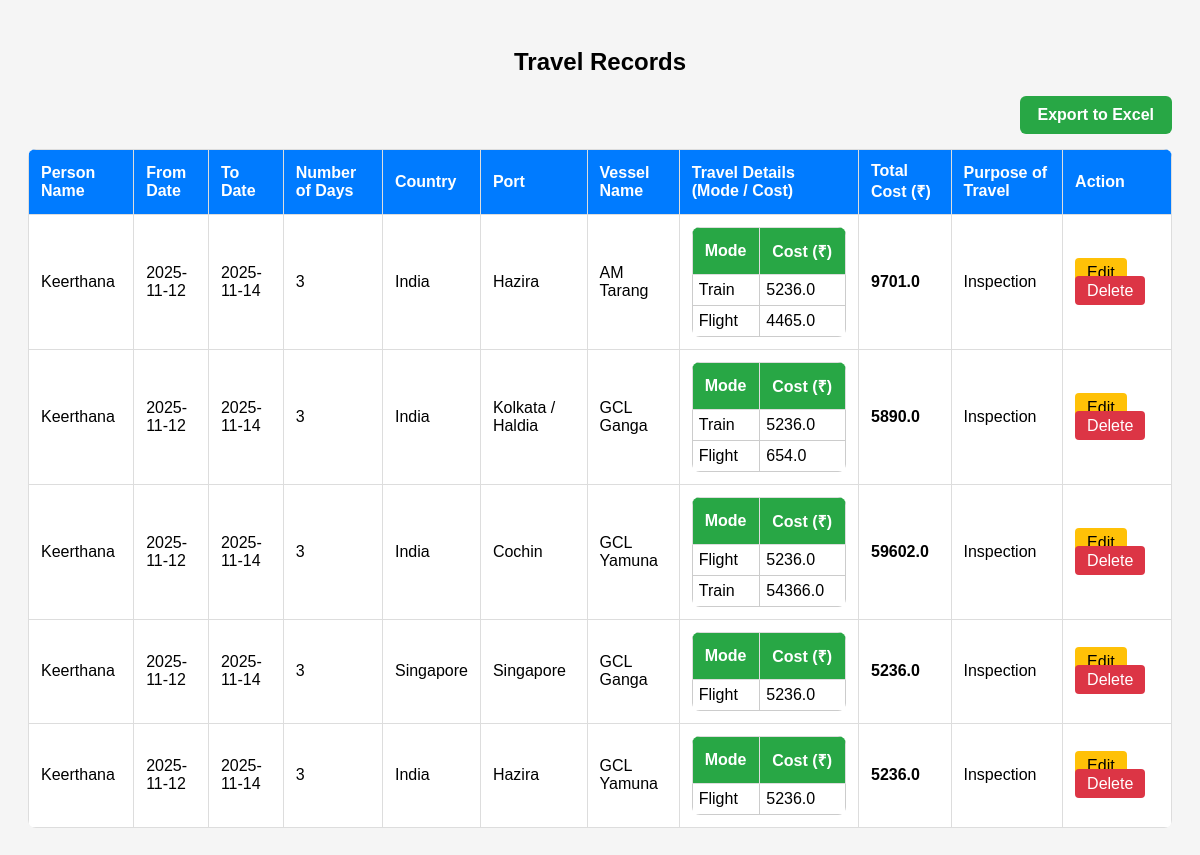
Page /records on the committed database.
### tables this page shows
CREATE TABLE travel_details (
            id INTEGER PRIMARY KEY AUTOINCREMENT,
            person_name TEXT,
            from_date TEXT,
            to_date TEXT,
            place TEXT,
            vessel TEXT,
            purpose TEXT
        , days INTEGER DEFAULT 0, country TEXT DEFAULT '', port TEXT DEFAULT '', total_cost REAL DEFAULT 0);

CREATE TABLE transport_details (
            id INTEGER PRIMARY KEY AUTOINCREMENT,
            travel_id INTEGER,
            mode TEXT,
            cost REAL
        );

### appp.py (the view)
@app.route("/records")
def records():
    conn = sqlite3.connect("travel.db")
    cursor = conn.cursor()
    cursor.execute("SELECT * FROM travel_details")
    rows = cursor.fetchall()
    records = []
    for row in rows:
        id = row[0]
        cursor.execute("SELECT mode, cost FROM transport_details WHERE travel_id=?", (id,))
        transport = cursor.fetchall()
        records.append({
            "id": row[0],
            "person_name": row[1],
            "from_date": row[2],
            "to_date": row[3],
            "days": row[7],
            "country": row[8],
            "port": row[9],
            "vessel": row[5],
            "purpose": row[6],
            "place": row[4],  # not shown in table but preserved
            "total_cost": row[10],
            "transport": transport
        })
    conn.close()
    return render_template("table.html", records=records)

### templates/table.html (shortened to what this page needs)
<!DOCTYPE html>
<html>
<head>
</head>
<body>
<h2>Travel Records</h2>
<div class="top-bar">
    <a href="/export" class="export-btn">Export to Excel</a>
</div>
<table>
    <tr>
        <th>Person Name</th>
        <th>From Date</th>
        <th>To Date</th>
        <th>Number of Days</th>
        <th>Country</th>
        <th>Port</th>
        <th>Vessel Name</th>
        <th>Travel Details (Mode / Cost)</th>
        <th>Total Cost (₹)</th>
        <th>Purpose of Travel</th>
        <th>Action</th>
    </tr>
    {% for row in records %}
    <tr>
        <td>{{ row.person_name }}</td>
        <td>{{ row.from_date }}</td>
        <td>{{ row.to_date }}</td>
        <td>{{ row.days }}</td>
        <td>{{ row.country }}</td>
        <td>{{ row.port }}</td>
        <td>{{ row.vessel }}</td>
        <td>
            <table class="small-table">
                <tr>
                    <th>Mode</th>
                    <th>Cost (₹)</th>
                </tr>
                {% for mode, cost in row.transport %}
                <tr>
                    <td>{{ mode }}</td>
                    <td>{{ cost }}</td>
                </tr>
                {% endfor %}
            </table>
        </td>
        <td><b>{{ row.total_cost }}</b></td>
        <td>{{ row.purpose }}</td>
        <td>
            <a href="/edit/{{ row.id }}" class="btn-edit">Edit</a>
            <a href="/delete/{{ row.id }}" class="btn-delete" onclick="return confirm('Are you sure to delete?');">Delete</a>
        </td>
    </tr>
    {% endfor %}
</table>
</body>
</html>

### templates/table.html (style rules this page uses)
body { font-family: Arial; background: #f5f5f5; padding: 20px; }
h2 { text-align: center; margin-bottom: 20px; }
.top-bar { width: 100%; display: flex; justify-content: flex-end; margin-bottom: 15px; }
.export-btn { background: #28a745; color: white; padding: 10px 18px; text-decoration: none; border-radius: 6px; font-weight: bold; }
table { width: 100%; border-collapse: collapse; background: white; border-radius: 8px; overflow: hidden; }
th, td { padding: 12px; border: 1px solid #ddd; text-align: left; }
th { background: #007bff; color: white; }
.small-table { width: 100%; border-collapse: collapse; }
.small-table th { background: #28a745; color: white; }
.small-table td { border: 1px solid #ccc; padding: 6px; }
.btn-edit { background: #ffc107; padding: 6px 12px; text-decoration: none; color: black; border-radius: 4px; margin-right: 5px; }
.btn-delete { background: #dc3545; padding: 6px 12px; text-decoration: none; color: white; border-radius: 4px; }

### rows in the picture
travel_details: person_name "Keerthana", from_date "2025-11-12", to_date "2025-11-14", days "3", country "India", port "Hazira", vessel "AM Tarang", total_cost "9701.0", purpose "Inspection"
transport_details: mode "Train", cost "5236.0"
transport_details: mode "Flight", cost "4465.0"
travel_details: person_name "Keerthana", from_date "2025-11-12", to_date "2025-11-14", days "3", country "India", port "Kolkata / Haldia", vessel "GCL Ganga", total_cost "5890.0", purpose "Inspection"
transport_details: mode "Train", cost "5236.0"
transport_details: mode "Flight", cost "654.0"
travel_details: person_name "Keerthana", from_date "2025-11-12", to_date "2025-11-14", days "3", country "India", port "Cochin", vessel "GCL Yamuna", total_cost "59602.0", purpose "Inspection"
transport_details: mode "Flight", cost "5236.0"
transport_details: mode "Train", cost "54366.0"
travel_details: person_name "Keerthana", from_date "2025-11-12", to_date "2025-11-14", days "3", country "Singapore", port "Singapore", vessel "GCL Ganga", total_cost "5236.0", purpose "Inspection"
transport_details: mode "Flight", cost "5236.0"
travel_details: person_name "Keerthana", from_date "2025-11-12", to_date "2025-11-14", days "3", country "India", port "Hazira", vessel "GCL Yamuna", total_cost "5236.0", purpose "Inspection"
transport_details: mode "Flight", cost "5236.0"
